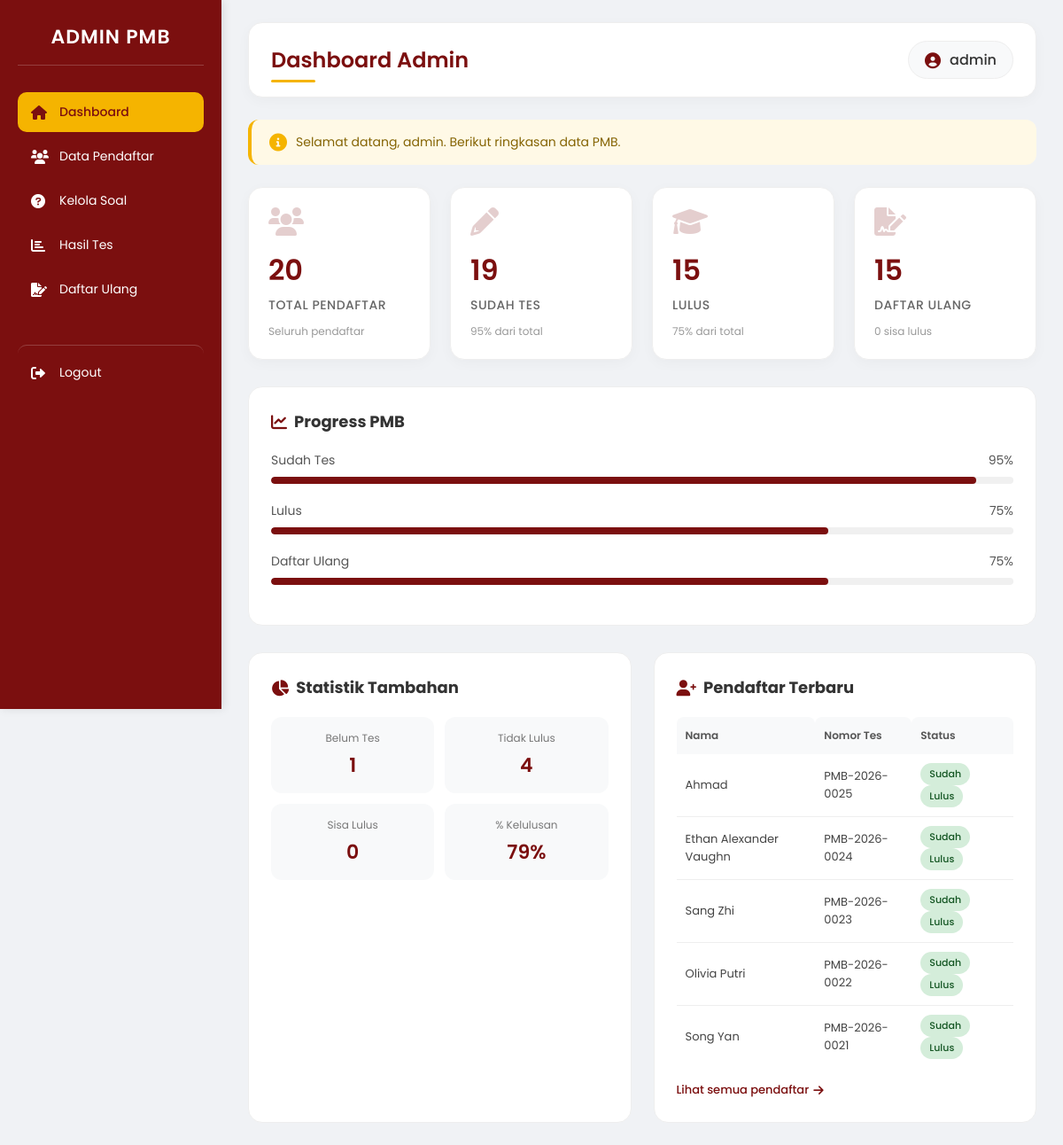
Screenshot of /admin/dashboard.php (signed in) with the database file from the repository.
### tables this page shows
CREATE TABLE `users` (
  `id` int NOT NULL AUTO_INCREMENT,
  `nama` varchar(100) NOT NULL,
  `email` varchar(100) NOT NULL,
  `password` varchar(255) NOT NULL,
  `nomor_tes` varchar(50) NOT NULL,
  `status_tes` enum('belum','sudah') DEFAULT 'belum',
  `nilai_tes` int DEFAULT NULL,
  `status_kelulusan` enum('lulus','tidak lulus') DEFAULT NULL,
  `created_at` timestamp NULL DEFAULT CURRENT_TIMESTAMP,
  `nim` varchar(20) DEFAULT NULL,
  PRIMARY KEY (`id`),
  UNIQUE KEY `email` (`email`),
  UNIQUE KEY `nomor_tes` (`nomor_tes`)
);

### admin/dashboard.php (the view, shortened to what this page needs)
<?php
include "../config/db.php";
$admin_username = $_SESSION['username'] ?? 'Admin';
$total_user   = mysqli_fetch_assoc(mysqli_query($conn,"SELECT COUNT(*) total FROM users"))['total'];
$ikut_tes     = mysqli_fetch_assoc(mysqli_query($conn,"SELECT COUNT(*) total FROM users WHERE status_tes='sudah'"))['total'];
$lulus        = mysqli_fetch_assoc(mysqli_query($conn,"SELECT COUNT(*) total FROM users WHERE status_kelulusan='lulus'"))['total'];
$daftar_ulang = mysqli_fetch_assoc(mysqli_query($conn,"SELECT COUNT(*) total FROM daftar_ulang"))['total'];
$persen_tes = $total_user > 0 ? round(($ikut_tes / $total_user) * 100) : 0;
$persen_lulus = $total_user > 0 ? round(($lulus / $total_user) * 100) : 0;
$persen_daftar_ulang = $total_user > 0 ? round(($daftar_ulang / $total_user) * 100) : 0;
$pendaftar_terbaru = mysqli_query($conn, "
  SELECT nama, nomor_tes, status_tes, status_kelulusan
  FROM users
  ORDER BY id DESC
  LIMIT 5
");
?>
<!DOCTYPE html>
<html lang="id">
<head>
<link rel="stylesheet" href="https://cdnjs.cloudflare.com/ajax/libs/font-awesome/6.0.0/css/all.min.css">
</head>
<body>
<div class="container">
  <?php include "sidebar.php"; ?>
  <div class="content">
    <div class="header">
      <h1>Dashboard Admin</h1>
      <div class="user-info">
        <i class="fas fa-user-circle"></i>
        <span><?= htmlspecialchars($admin_username) ?></span>
      </div>
    </div>
    <div class="welcome-text">
      <i class="fas fa-info-circle"></i>
      Selamat datang, <?= htmlspecialchars($admin_username) ?>. Berikut ringkasan data PMB.
    </div>
    <div class="cards">
      <div class="card">
        <div class="card-header">
          <i class="fas fa-users"></i>
        </div>
        <h3><?= number_format($total_user) ?></h3>
        <p>Total Pendaftar</p>
        <small>Seluruh pendaftar</small>
      </div>
      <div class="card">
        <div class="card-header">
          <i class="fas fa-pencil-alt"></i>
        </div>
        <h3><?= number_format($ikut_tes) ?></h3>
        <p>Sudah Tes</p>
        <small><?= $persen_tes ?>% dari total</small>
      </div>
      <div class="card">
        <div class="card-header">
          <i class="fas fa-graduation-cap"></i>
        </div>
        <h3><?= number_format($lulus) ?></h3>
        <p>Lulus</p>
        <small><?= $persen_lulus ?>% dari total</small>
      </div>
      <div class="card">
        <div class="card-header">
          <i class="fas fa-file-signature"></i>
        </div>
        <h3><?= number_format($daftar_ulang) ?></h3>
        <p>Daftar Ulang</p>
        <small><?= $lulus - $daftar_ulang ?> sisa lulus</small>
      </div>
    </div>
    <div class="progress-section">
      <h3><i class="fas fa-chart-line"></i> Progress PMB</h3>
      <div class="progress-item">
        <div class="progress-info">
          <span>Sudah Tes</span>
          <span><?= $persen_tes ?>%</span>
        </div>
        <div class="progress-bar">
          <div class="progress-fill" style="width: <?= $persen_tes ?>%"></div>
        </div>
      </div>
      <div class="progress-item">
        <div class="progress-info">
          <span>Lulus</span>
          <span><?= $persen_lulus ?>%</span>
        </div>
        <div class="progress-bar">
          <div class="progress-fill" style="width: <?= $persen_lulus ?>%"></div>
        </div>
      </div>
      <div class="progress-item">
        <div class="progress-info">
          <span>Daftar Ulang</span>
          <span><?= $persen_daftar_ulang ?>%</span>
        </div>
        <div class="progress-bar">
          <div class="progress-fill" style="width: <?= $persen_daftar_ulang ?>%"></div>
        </div>
      </div>
    </div>
    <div class="bottom-grid">
      <div class="bottom-card">
        <h3><i class="fas fa-chart-pie"></i> Statistik Tambahan</h3>
        <div class="mini-stats">
          <div class="mini-stat">
            <div class="label">Belum Tes</div>
            <div class="value"><?= number_format($total_user - $ikut_tes) ?></div>
          </div>
          <div class="mini-stat">
            <div class="label">Tidak Lulus</div>
            <div class="value"><?= number_format($ikut_tes - $lulus) ?></div>
          </div>
          <div class="mini-stat">
            <div class="label">Sisa Lulus</div>
            <div class="value"><?= number_format($lulus - $daftar_ulang) ?></div>
          </div>
          <div class="mini-stat">
            <div class="label">% Kelulusan</div>
            <div class="value"><?= $ikut_tes > 0 ? round(($lulus/$ikut_tes)*100) : 0 ?>%</div>
          </div>
        </div>
      </div>
      <div class="bottom-card">
        <h3><i class="fas fa-user-plus"></i> Pendaftar Terbaru</h3>
        <div class="table-responsive">
          <table class="mini-table">
            <thead>
              <tr>
                <th>Nama</th>
                <th>Nomor Tes</th>
                <th>Status</th>
              </tr>
            </thead>
            <tbody>
              <?php if(mysqli_num_rows($pendaftar_terbaru) > 0): ?>
                <?php while($row = mysqli_fetch_assoc($pendaftar_terbaru)): ?>
                <tr>
                  <td><?= htmlspecialchars($row['nama']) ?></td>
                  <td><?= $row['nomor_tes'] ?? '-' ?></td>
                  <td>
                    <?php if($row['status_tes'] == 'belum'): ?>
                      <span class="status-badge status-belum">Belum</span>
                    <?php else: ?>
                      <span class="status-badge status-sudah">Sudah</span>
                    <?php endif; ?>
                    <?php if($row['status_kelulusan'] == 'lulus'): ?>
                      <span class="status-badge status-lulus">Lulus</span>
                    <?php elseif($row['status_kelulusan'] == 'tidak'): ?>
                      <span class="status-badge status-tidak">Tdk Lulus</span>
                    <?php endif; ?>
                  </td>
                </tr>
                <?php endwhile; ?>
              <?php endif; ?>
            </tbody>
          </table>
        </div>
        <a href="data-pendaftar.php" class="view-link">
          Lihat semua pendaftar <i class="fas fa-arrow-right"></i>
        </a>
      </div>
    </div>
  </div>
</div>
</body>
</html>

### admin/dashboard.php (style rules this page uses)
* { margin: 0; padding: 0; box-sizing: border-box; }
body { font-family: 'Poppins', sans-serif; background: #f0f2f5; }
.container { display: flex; min-height: 100vh; }
.content { flex: 1; margin-left: 250px; padding: 25px 30px; }
.header { background: white; padding: 20px 25px; border-radius: 16px; margin-bottom: 25px; display: flex; justify-content: space-between; align-items: center; box-shadow: 0 4px 15px rgba(0,0,0,0.03); border: 1px solid #eee; }
.header h1 { color: #7b0f0f; font-size: 24px; font-weight: 600; position: relative; }
.header h1::after { content: ''; position: absolute; bottom: -8px; left: 0; width: 50px; height: 3px; background: #f5b400; border-radius: 10px; }
.header .user-info { display: flex; align-items: center; gap: 10px; background: #f8f9fa; padding: 8px 18px; border-radius: 30px; border: 1px solid #eee; }
.header .user-info i { color: #7b0f0f; font-size: 18px; }
.header .user-info span { font-weight: 500; color: #333; }
.welcome-text { background: #fff9e6; border-left: 4px solid #f5b400; padding: 15px 20px; border-radius: 12px; margin-bottom: 25px; font-size: 14px; color: #856404; display: flex; align-items: center; gap: 10px; }
.welcome-text i { color: #f5b400; font-size: 20px; }
.cards { display: grid; grid-template-columns: repeat(4, 1fr); gap: 22px; margin-bottom: 30px; }
.card { background: white; padding: 22px; border-radius: 16px; box-shadow: 0 4px 15px rgba(0,0,0,0.03); border: 1px solid #eee; transition: all 0.3s; position: relative; overflow: hidden; }
.card::before { content: ''; position: absolute; top: 0; left: 0; right: 0; height: 3px; background: linear-gradient(90deg, #7b0f0f, #f5b400); opacity: 0; transition: opacity 0.3s; }
.card-header { display: flex; justify-content: space-between; align-items: center; margin-bottom: 15px; }
.card-header i { font-size: 32px; color: #7b0f0f; opacity: 0.2; transition: opacity 0.3s; }
.card h3 { font-size: 32px; color: #7b0f0f; margin-bottom: 5px; font-weight: 600; }
.card p { color: #666; font-size: 14px; font-weight: 500; text-transform: uppercase; letter-spacing: 0.5px; }
.card small { display: block; margin-top: 10px; color: #999; font-size: 12px; }
.progress-section { background: white; padding: 25px; border-radius: 16px; margin-bottom: 30px; border: 1px solid #eee; }
.progress-section h3 { margin-bottom: 20px; font-size: 18px; display: flex; align-items: center; gap: 8px; color: #333; }
.progress-section h3 i { color: #7b0f0f; }
.progress-item { margin-bottom: 20px; }
.progress-info { display: flex; justify-content: space-between; margin-bottom: 8px; font-size: 14px; color: #555; }
.progress-bar { height: 8px; background: #f0f0f0; border-radius: 4px; overflow: hidden; }
.progress-fill { height: 100%; background: #7b0f0f; border-radius: 4px; width: 0%; transition: width 1s ease; }
.bottom-grid { display: grid; grid-template-columns: 1fr 1fr; gap: 25px; }
.bottom-card { background: white; padding: 25px; border-radius: 16px; border: 1px solid #eee; }
.bottom-card h3 { margin-bottom: 20px; font-size: 18px; display: flex; align-items: center; gap: 8px; color: #333; }
.bottom-card h3 i { color: #7b0f0f; }
.mini-stats { display: grid; grid-template-columns: 1fr 1fr; gap: 12px; }
.mini-stat { background: #f8f9fa; padding: 15px; border-radius: 12px; text-align: center; }
.mini-stat .label { font-size: 12px; color: #777; margin-bottom: 5px; }
.mini-stat .value { font-size: 22px; font-weight: 600; color: #7b0f0f; }
.table-responsive { overflow-x: auto; }
.mini-table { width: 100%; border-collapse: collapse; }
.mini-table th { text-align: left; padding: 12px 10px; background: #f8f9fa; color: #555; font-size: 12px; font-weight: 600; border-radius: 8px 8px 0 0; }
.mini-table td { padding: 10px; border-bottom: 1px solid #eee; font-size: 13px; color: #444; }
.mini-table tr:last-child td { border-bottom: none; }
.status-badge { display: inline-block; padding: 4px 10px; border-radius: 20px; font-size: 11px; font-weight: 500; }
.status-sudah { background: #d4edda; color: #155724; }
.status-lulus { background: #d4edda; color: #155724; }
.view-link { display: inline-flex; align-items: center; gap: 5px; margin-top: 15px; color: #7b0f0f; text-decoration: none; font-size: 13px; font-weight: 500; transition: 0.2s; }

### rows the page displays
users: nama "Ahmad", nomor_tes "PMB-2026-0025", status_tes "Sudah", status_kelulusan "Lulus"
users: nama "Ethan Alexander Vaughn", nomor_tes "PMB-2026-0024", status_tes "Sudah", status_kelulusan "Lulus"
users: nama "Sang Zhi", nomor_tes "PMB-2026-0023", status_tes "Sudah", status_kelulusan "Lulus"
users: nama "Olivia Putri", nomor_tes "PMB-2026-0022", status_tes "Sudah", status_kelulusan "Lulus"
users: nama "Song Yan", nomor_tes "PMB-2026-0021", status_tes "Sudah", status_kelulusan "Lulus"

### other values shown
$admin_username "admin"
$total_user "20"
$ikut_tes "19"
$persen_tes "95"
$lulus "15"
$persen_lulus "75"
$daftar_ulang "15"
$lulus - $daftar_ulang "0"
$persen_daftar_ulang "75"
$total_user - $ikut_tes "1"
$ikut_tes - $lulus "4"
